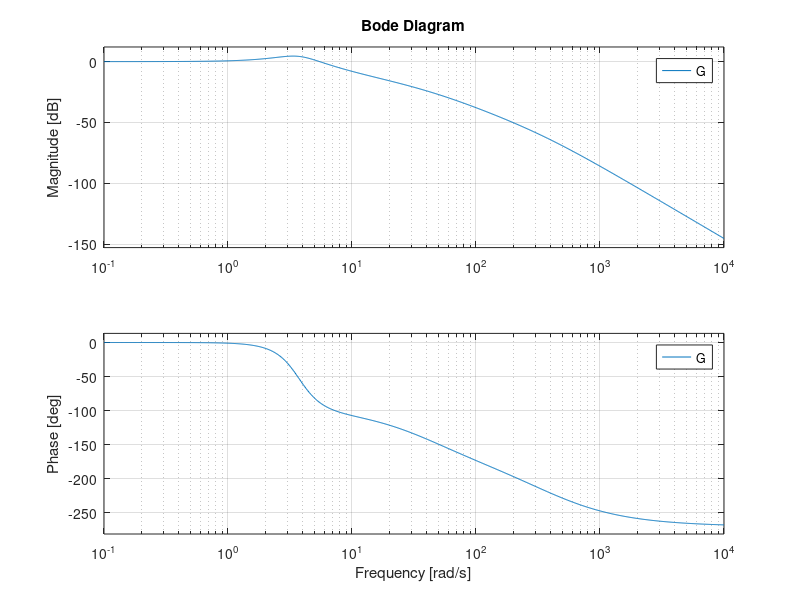
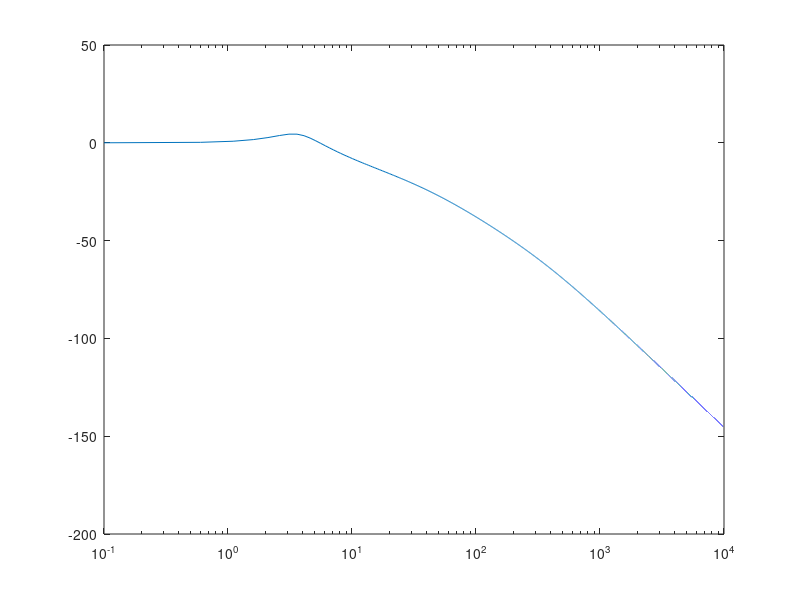
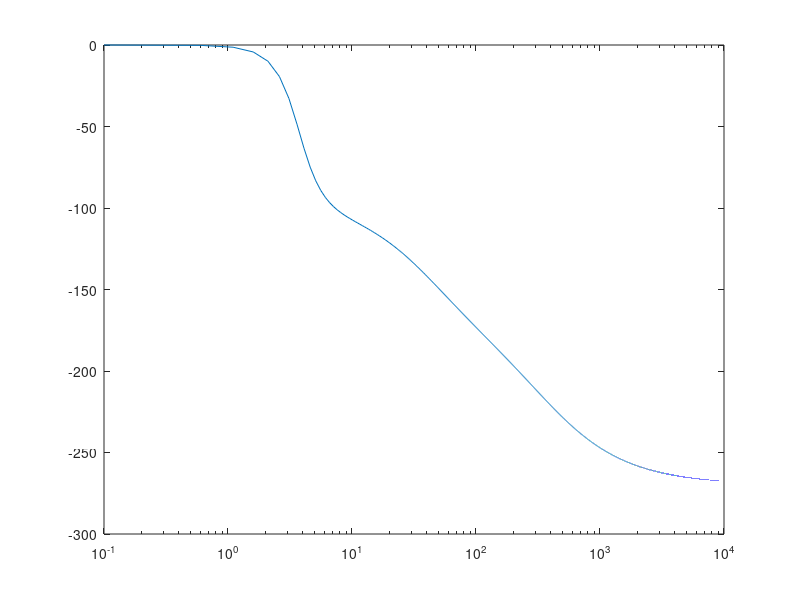

MATLAB code for these plots, in order:
% Q4b. Bode Plot

close all;

omega = 0.1:0.5:10000;

kd = 5000;    % [N/m]
ks = 20000;     % [N/m]
kw = 180000;      % [Ns/m]

mc = 1400;      % [kg]
mw = 12;        % [kg]

G = tf([kw*kd, kw*ks], ...
    [mc*mw, ...
    mw*kd + mc*kd, ...
    mw*ks + mc*kw + mc*ks, ...
    kd*kw, ...
    ks*kw]);

bode(G);
figure;

N_R = ks*kw;
N_I = (kd*kw)*omega;
D_R = mc*mw*(omega.^4) - (ks*mc+kw*mc+ks*mw)*(omega.^2) + ks*kw;
D_I = kd*kw*(omega.^1) - (kd*mc+kd*mw)*(omega.^3);

M = sqrt((N_R.*D_R + N_I.*D_I).^2 + (-N_R.*D_I+N_I.*D_R).^2)./(D_R.^2 + D_I.^2);
phi = atan2((N_I.*D_R-N_R.*D_I),(N_R.*D_R + N_I.*D_I));
phi = 180/pi*unwrap(phi);

semilogx(omega, 20*log10(M));
figure;
semilogx(omega, phi);


